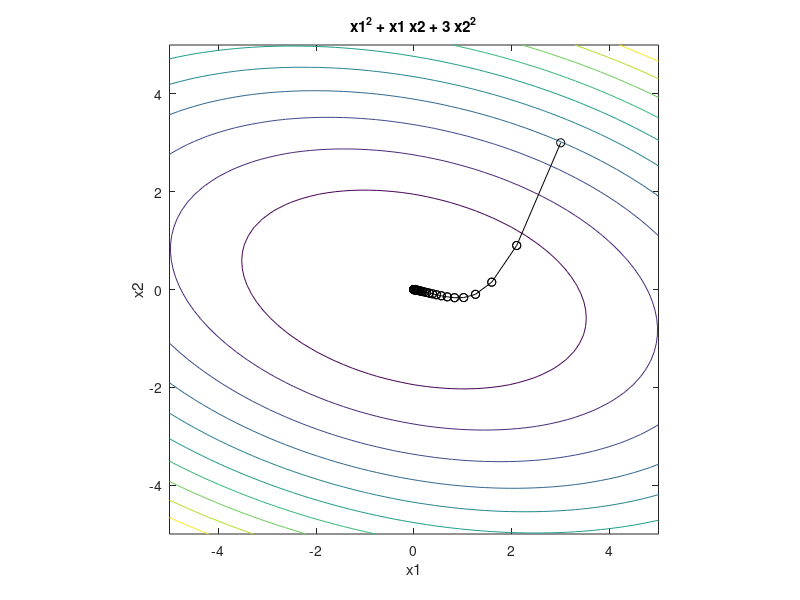

MATLAB code for this plot:
function [xopt,fopt,niter,gnorm,dx] = grad_descent(varargin)
% grad_descent.m demonstrates how the gradient descent method can be used
% to solve a simple unconstrained optimization problem. Taking large step
% sizes can lead to algorithm instability. The variable alpha below
% specifies the fixed step size. Increasing alpha above 0.32 results in
% instability of the algorithm. An alternative approach would involve a
% variable step size determined through line search.
%
% This example was used originally for an optimization demonstration in ME
% 149, Engineering System Design Optimization, a graduate course taught at
% Tufts University in the Mechanical Engineering Department. A
% corresponding video is available at:
% 
% http://www.youtube.com/watch?v=cY1YGQQbrpQ
%
% Author: James T. Allison, Assistant Professor, University of Illinois at
% Urbana-Champaign
% Date: 3/4/12
if nargin==0
    % define starting point
    x0 = [3 3]';
elseif nargin==1
    % if a single input argument is provided, it is a user-defined starting
    % point.
    x0 = varargin{1};
else
    error('Incorrect number of input arguments.')
end
% termination tolerance
tol = 1e-6;
% maximum number of allowed iterations
maxiter = 1000;
% minimum allowed perturbation
dxmin = 1e-6;
% step size ( 0.33 causes instability, 0.2 quite accurate)
alpha = 0.1;
% initialize gradient norm, optimization vector, iteration counter, perturbation
gnorm = inf; x = x0; niter = 0; dx = inf;
% define the objective function:
f = @(x1,x2) x1.^2 + x1.*x2 + 3*x2.^2;
% plot objective function contours for visualization:
figure(1); clf; ezcontour(f,[-5 5 -5 5]); axis equal; hold on
% redefine objective function syntax for use with optimization:
f2 = @(x) f(x(1),x(2));
% gradient descent algorithm:
while and(gnorm>=tol, and(niter <= maxiter, dx >= dxmin))
    % calculate gradient:
    g = grad(x);
    gnorm = norm(g);
    % take step:
    xnew = x - alpha*g;
    % check step
    if ~isfinite(xnew)
        display(['Number of iterations: ' num2str(niter)])
        error('x is inf or NaN')
    end
    % plot current point
    plot([x(1) xnew(1)],[x(2) xnew(2)],'ko-')
    refresh
    % update termination metrics
    niter = niter + 1;
    dx = norm(xnew-x);
    x = xnew;
    
end
xopt = x;
fopt = f2(xopt);
niter = niter - 1;
% define the gradient of the objective
function g = grad(x)
g = [2*x(1) + x(2)
    x(1) + 6*x(2)];